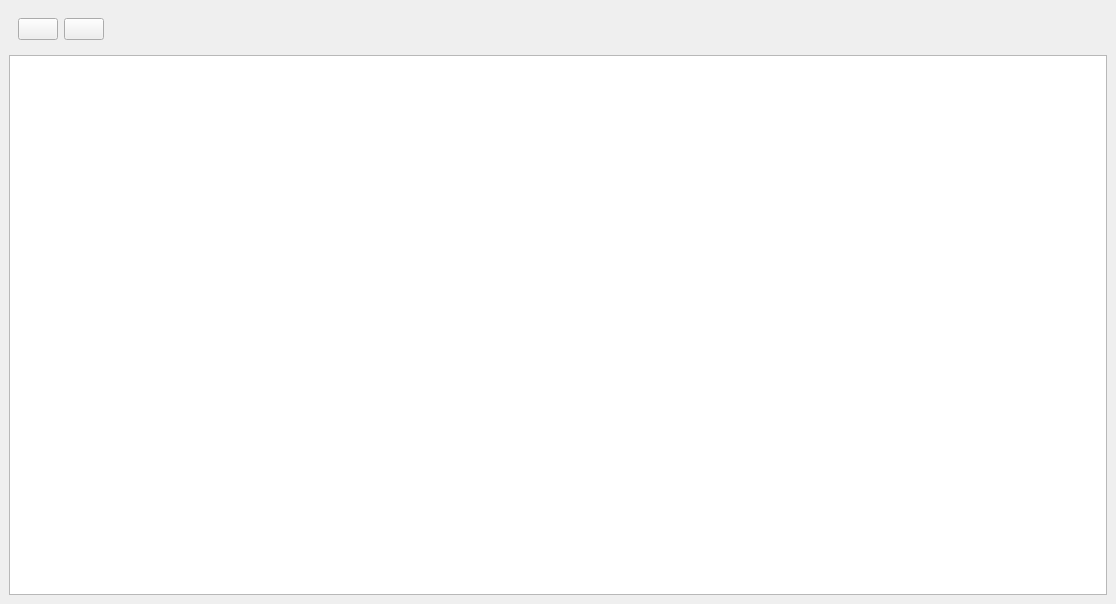
<?xml version="1.0" encoding="UTF-8"?>
<ui version="4.0">
 <class>winDataDictionary</class>
 <widget class="QMainWindow" name="winDataDictionary">
  <property name="geometry">
   <rect>
    <x>0</x>
    <y>0</y>
    <width>1116</width>
    <height>604</height>
   </rect>
  </property>
  <property name="windowTitle">
   <string>Data Dictionary</string>
  </property>
  <property name="styleSheet">
   <string notr="true">font: 57 12pt &quot;TerminessTTF Nerd Font&quot;;</string>
  </property>
  <widget class="QWidget" name="centralwidget">
   <layout class="QVBoxLayout" name="verticalLayout">
    <item alignment="Qt::AlignLeft">
     <widget class="QWidget" name="widget" native="true">
      <property name="minimumSize">
       <size>
        <width>0</width>
        <height>0</height>
       </size>
      </property>
      <layout class="QGridLayout" name="gridLayout">
       <item row="0" column="0">
        <widget class="QPushButton" name="btnSave">
         <property name="baseSize">
          <size>
           <width>32</width>
           <height>32</height>
          </size>
         </property>
         <property name="toolTip">
          <string>Save Data Dictionary</string>
         </property>
         <property name="text">
          <string/>
         </property>
         <property name="icon">
          <iconset>
           <normalon>Icons/Save.png</normalon>
          </iconset>
         </property>
         <property name="iconSize">
          <size>
           <width>36</width>
           <height>36</height>
          </size>
         </property>
        </widget>
       </item>
       <item row="0" column="1">
        <widget class="QPushButton" name="btnAddRow">
         <property name="toolTip">
          <string>Add Row</string>
         </property>
         <property name="text">
          <string/>
         </property>
         <property name="icon">
          <iconset>
           <normalon>Icons/Plus.png</normalon>
          </iconset>
         </property>
         <property name="iconSize">
          <size>
           <width>36</width>
           <height>36</height>
          </size>
         </property>
        </widget>
       </item>
      </layout>
     </widget>
    </item>
    <item>
     <widget class="QTableWidget" name="dataDictionaryTable">
      <property name="alternatingRowColors">
       <bool>false</bool>
      </property>
      <property name="selectionMode">
       <enum>QAbstractItemView::ExtendedSelection</enum>
      </property>
      <property name="selectionBehavior">
       <enum>QAbstractItemView::SelectRows</enum>
      </property>
      <property name="sortingEnabled">
       <bool>true</bool>
      </property>
      <attribute name="verticalHeaderStretchLastSection">
       <bool>true</bool>
      </attribute>
     </widget>
    </item>
   </layout>
  </widget>
 </widget>
 <resources/>
 <connections/>
</ui>
